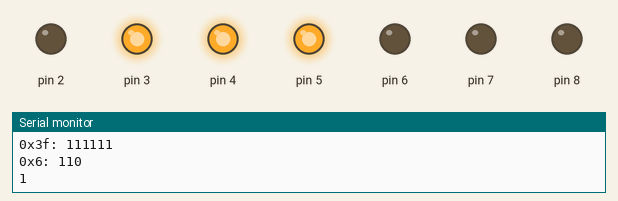
A sketch run on a simulated Arduino Uno, built with avr-gcc and run on an emulated ATmega328P. Parts: output pins drawn as LEDs (lit = HIGH), the last lines printed to the serial monitor.

Above: at 0.5 s.
At 1.5 s:
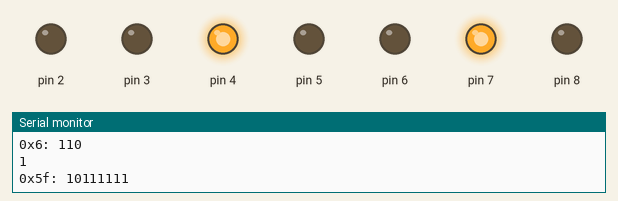
At 4.5 s:
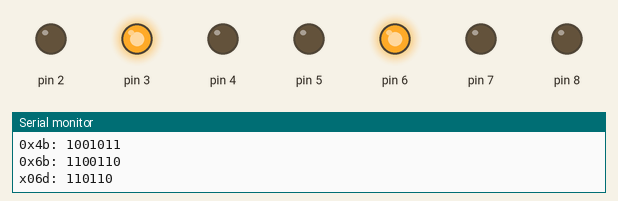
At 9.5 s:
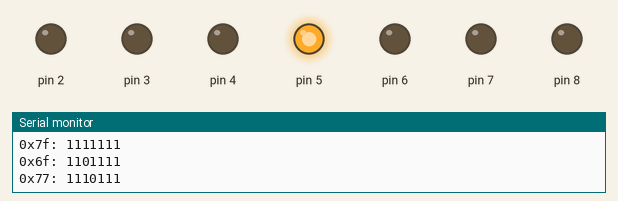
At 10.5 s:
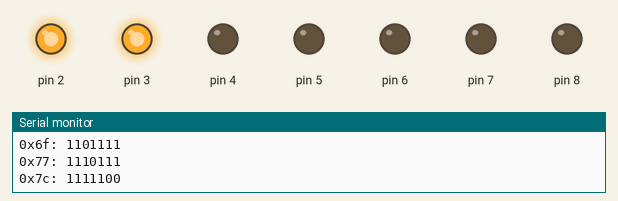
At 18.5 s:
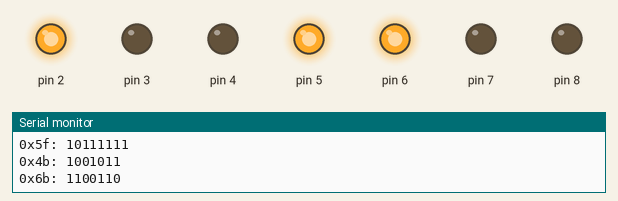
Timing chart, 0 to 19.5 s (numbered marks = the images above):
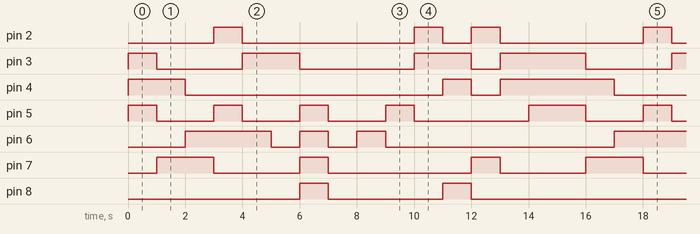

The sketch:

loop_w_conditiions.ino
```cpp
void setup() {
  Serial.begin(9600);
  pinMode(2, OUTPUT);
  pinMode(3, OUTPUT);
  pinMode(4, OUTPUT);
  pinMode(5, OUTPUT);
  pinMode(6, OUTPUT);
  pinMode(7, OUTPUT);
  pinMode(8, OUTPUT);
}

void loop() {
for(int i = 0; i <=15; i += 1) {
  if(i == 0) {
    Serial.println("0x3f: 111111");
    digitalWrite(2, LOW);
    digitalWrite(3, LOW);
    digitalWrite(4, LOW);
    digitalWrite(5, LOW);
    digitalWrite(6, LOW);
    digitalWrite(7, LOW);
    digitalWrite(8, HIGH);
    continue;
  }
  else if(i == 1)
    Serial.println("0x6: 110");
    digitalWrite(2, HIGH);
    digitalWrite(3, LOW);
    digitalWrite(4, LOW);
    digitalWrite(5, HIGH);
    digitalWrite(6, HIGH);
    digitalWrite(7, HIGH);
    digitalWrite(8, HIGH);
  if(i == 2) {
    Serial.println("0x5f: 10111111");
    digitalWrite(2, LOW);
    digitalWrite(3, LOW);
    digitalWrite(4, HIGH);
    digitalWrite(5, LOW);
    digitalWrite(6, LOW);
    digitalWrite(7, HIGH);
    digitalWrite(8, LOW);
    }
  else if(i == 3) {
    Serial.println("0x4b: 1001011");
    digitalWrite(2, LOW);
    digitalWrite(3, LOW);
    digitalWrite(4, LOW);
    digitalWrite(5, LOW);
    digitalWrite(6, HIGH);
    digitalWrite(7, HIGH);
    digitalWrite(8, LOW);
    }
  else if(i == 4) {
    Serial.println("0x6b: 1100110");
    digitalWrite(2, HIGH);
    digitalWrite(3, LOW);
    digitalWrite(4, LOW);
    digitalWrite(5, HIGH);
    digitalWrite(6, HIGH);
    digitalWrite(7, LOW);
    digitalWrite(8, LOW);
  }
  else if(i == 5) {
    Serial.println("x06d: 110110");
    digitalWrite(2, LOW);
    digitalWrite(3, HIGH);
    digitalWrite(4, LOW);
    digitalWrite(5, LOW);
    digitalWrite(6, HIGH);
    digitalWrite(7, LOW);
    digitalWrite(8, LOW);
  }
  else if(i == 6) {
    Serial.println("0x7d: 1111101");
    digitalWrite(2, LOW);
    digitalWrite(3, HIGH);
    digitalWrite(4, LOW);
    digitalWrite(5, LOW);
    digitalWrite(6, LOW);
    digitalWrite(7, LOW);
    digitalWrite(8, LOW);
  }
  else if(i == 7) {
    Serial.println("0x7: 111");
    digitalWrite(2, LOW);
    digitalWrite(3, LOW);
    digitalWrite(4, LOW);
    digitalWrite(5, HIGH);
    digitalWrite(6, HIGH);
    digitalWrite(7, HIGH);
    digitalWrite(8, HIGH);
  }
  else if(i == 8) {
    Serial.println("0x7f: 1111111");
    digitalWrite(2, LOW);
    digitalWrite(3, LOW);
    digitalWrite(4, LOW);
    digitalWrite(5, LOW);
    digitalWrite(6, LOW);
    digitalWrite(7, LOW);
    digitalWrite(8, LOW);
  }
  else if(i == 9) {
    Serial.println("0x6f: 1101111");
      digitalWrite(2, LOW);
    digitalWrite(3, LOW);
    digitalWrite(4, LOW);
    digitalWrite(5, LOW);
    digitalWrite(6, HIGH);
    digitalWrite(7, LOW);
    digitalWrite(8, LOW);
  }
  else if(i == 10) {
    Serial.println("0x77: 1110111");
    //A
    digitalWrite(2, LOW);
    digitalWrite(3, LOW);
    digitalWrite(4, LOW);
    digitalWrite(5, HIGH);
    digitalWrite(6, LOW);
    digitalWrite(7, LOW);
    digitalWrite(8, LOW);
  }
  else if(i == 11) {
    Serial.println("0x7c: 1111100");
    //b
    digitalWrite(2, HIGH);
    digitalWrite(3, HIGH);
    digitalWrite(4, LOW);
    digitalWrite(5, LOW);
    digitalWrite(6, LOW);
    digitalWrite(7, LOW);
    digitalWrite(8, LOW);
  }
  else if(i == 12) {
    Serial.println("0x39: 1110011");
    //c
    digitalWrite(2, LOW);
    digitalWrite(3, HIGH);
    digitalWrite(4, HIGH);
    digitalWrite(5, LOW);
    digitalWrite(6, LOW);
    digitalWrite(7, LOW);
    digitalWrite(8, HIGH);
  }
  else if(i == 13) {
    Serial.println("0xbf: 101111111");
    //d
    digitalWrite(2, HIGH);
    digitalWrite(3, LOW);
    digitalWrite(4, LOW);
    digitalWrite(5, LOW);
    digitalWrite(6, LOW);
    digitalWrite(7, HIGH);
    digitalWrite(8, LOW);
    Serial.println("0x79: 1111001");
  }
  else if(i == 14) {
    Serial.println("0x71: 1110001");
    //E
    digitalWrite(2, LOW);
    digitalWrite(3, HIGH);
    digitalWrite(4, HIGH);
    digitalWrite(5, LOW);
    digitalWrite(6, LOW);
    digitalWrite(7, LOW);
      digitalWrite(8, LOW);
  }
  else {
    Serial.println(i);
    //F
    digitalWrite(2, LOW);
    digitalWrite(3, HIGH);
    digitalWrite(4, HIGH);
    digitalWrite(5, HIGH);
    digitalWrite(6, LOW);
    digitalWrite(7, LOW);
    digitalWrite(8, LOW);
  }
  delay(1000);
}
}
```

Measured:
- by itself, pin 2: repeats every 15.0 s: LOW 6.0 s, HIGH 1.0 s, LOW 1.0 s, HIGH 1.0 s, LOW 5.0 s, HIGH 1.0 s
- by itself, pin 3: repeats every 15.0 s: LOW 3.0 s, HIGH 2.0 s, LOW 4.0 s, HIGH 2.0 s, LOW 1.0 s, HIGH 3.0 s
- by itself, pin 4: repeats every 15.0 s: LOW 9.0 s, HIGH 1.0 s, LOW 1.0 s, HIGH 4.0 s
- by itself, pin 5: repeats every 15.0 s: 3 × (LOW 2.0 s, HIGH 1.0 s), LOW 4.0 s, HIGH 2.0 s
- by itself, pin 6: repeats every 15.0 s: 2 × (LOW 1.0 s, HIGH 1.0 s), LOW 8.0 s, HIGH 3.0 s
- by itself, pin 7: repeats every 15.0 s: LOW 3.0 s, HIGH 1.0 s, LOW 5.0 s, HIGH 1.0 s, LOW 3.0 s, HIGH 2.0 s
- by itself, pin 8: repeats every 15.0 s: LOW 4.0 s, HIGH 1.0 s, LOW 9.0 s, HIGH 1.0 s
